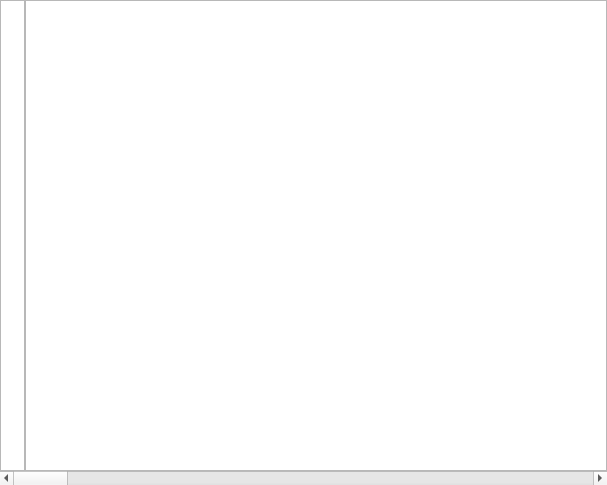
<?xml version="1.0" encoding="UTF-8"?>
<ui version="4.0">
 <class>MyTestEdit</class>
 <widget class="QWidget" name="MyTestEdit">
  <property name="geometry">
   <rect>
    <x>0</x>
    <y>0</y>
    <width>607</width>
    <height>485</height>
   </rect>
  </property>
  <property name="windowTitle">
   <string>Form</string>
  </property>
  <layout class="QVBoxLayout" name="verticalLayout">
   <property name="spacing">
    <number>0</number>
   </property>
   <property name="leftMargin">
    <number>0</number>
   </property>
   <property name="topMargin">
    <number>0</number>
   </property>
   <property name="rightMargin">
    <number>0</number>
   </property>
   <property name="bottomMargin">
    <number>0</number>
   </property>
   <item>
    <layout class="QHBoxLayout" name="horizontalLayout">
     <item>
      <widget class="QTextBrowser" name="textBrowser">
       <property name="maximumSize">
        <size>
         <width>25</width>
         <height>16777215</height>
        </size>
       </property>
       <property name="verticalScrollBarPolicy">
        <enum>Qt::ScrollBarAlwaysOff</enum>
       </property>
       <property name="horizontalScrollBarPolicy">
        <enum>Qt::ScrollBarAlwaysOff</enum>
       </property>
      </widget>
     </item>
     <item>
      <widget class="QTextEdit" name="textEdit">
       <property name="contextMenuPolicy">
        <enum>Qt::DefaultContextMenu</enum>
       </property>
       <property name="horizontalScrollBarPolicy">
        <enum>Qt::ScrollBarAlwaysOff</enum>
       </property>
       <property name="sizeAdjustPolicy">
        <enum>QAbstractScrollArea::AdjustIgnored</enum>
       </property>
      </widget>
     </item>
    </layout>
   </item>
   <item>
    <widget class="QScrollBar" name="horizontalScrollBar">
     <property name="orientation">
      <enum>Qt::Horizontal</enum>
     </property>
    </widget>
   </item>
  </layout>
 </widget>
 <resources/>
 <connections/>
</ui>
